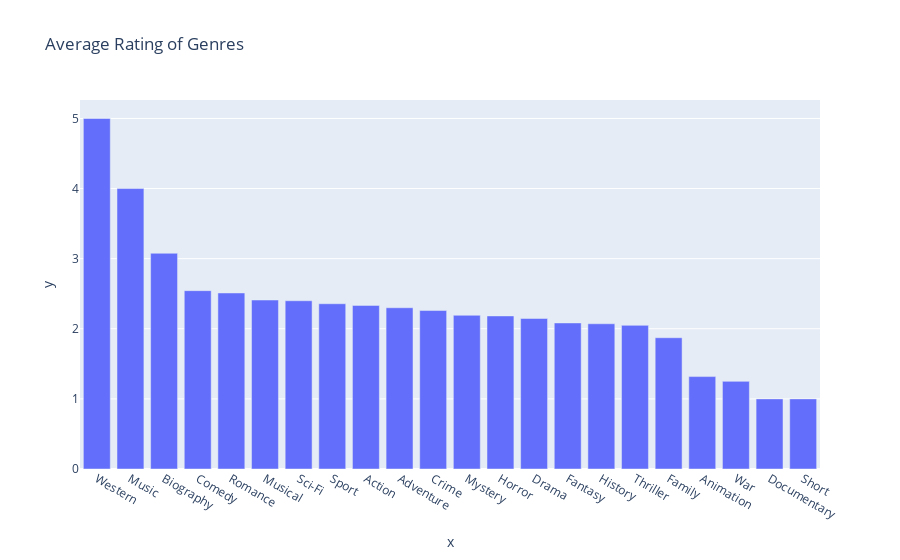

Here is the notebook cell this chart was saved with:
### Markdown cell above
Some observations which can be made from the above Graph:
* Drama,Romance,Comedy and Action are the most popular genres
* Other genres are quite rare and most of them are also not successes

### Code cell
c['Mean_Rating'] = 0
for i in np.arange(1,10):
    c['Mean_Rating']+= i*c[i]
c['Mean_Rating'] = c['Mean_Rating']/c[0]    
c = c.sort_values(by ='Mean_Rating',ascending=False)
px.bar(x= c['genre'],y =c['Mean_Rating'],title ='Average Rating of Genres' )

### Figure 1 — Plotly figure (JSON) as saved in the notebook; plotly's stock layout.template omitted (floating-point values rounded to 4 significant figures)
{"data": [{"alignmentgroup": "True", "hovertemplate": "x=%{x}<br>y=%{y}<extra></extra>", "legendgroup": "", "marker": {"color": "#636efa"}, "name": "", "offsetgroup": "", "orientation": "v", "showlegend": false, "textposition": "auto", "type": "bar", "x": ["Western", "Music", "Biography", "Comedy", "Romance", "Musical", "Sci-Fi", "Sport", "Action", "Adventure", "Crime", "Mystery", "Horror", "Drama", "Fantasy", "History", "Thriller", "Family", "Animation", "War", "Documentary", "Short"], "xaxis": "x", "y": [5, 4, 3.077, 2.544, 2.511, 2.41, 2.4, 2.357, 2.333, 2.3, 2.26, 2.192, 2.183, 2.147, 2.083, 2.071, 2.049, 1.872, 1.318, 1.25, 1, 1], "yaxis": "y"}], "layout": {"barmode": "relative", "legend": {"tracegroupgap": 0}, "title": {"text": "Average Rating of Genres"}, "xaxis": {"anchor": "y", "domain": [0, 1], "title": {"text": "x"}}, "yaxis": {"anchor": "x", "domain": [0, 1], "title": {"text": "y"}}}}
